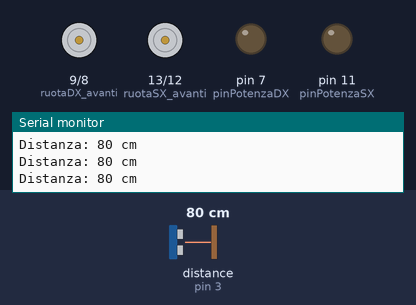
Bench run of a sketch on a simulated Arduino Uno, built with avr-gcc and run on an emulated ATmega328P. Shown: motor-driver pin pairs drawn as motors (green arrow = first pin HIGH = forward, orange = second pin HIGH = backward, longer = more drive), output pins drawn as LEDs (lit = HIGH), the last lines printed to the serial monitor. Wiring (inferred from the names in the program): ultrasonic range finder: trigger pin 4; echo pin 3. The inputs (shaded band) are chosen by the test bench; at power-on: distance to the obstacle (sensor on pin 3) 80 cm. The echo pulse lasts 58.3 µs per cm; pins used as bus, display or sensor lines are not drawn.

Above: at 1.2 s.
1.3 s: distance to the obstacle (sensor on pin 3) set to 55 cm
2.8 s: distance to the obstacle (sensor on pin 3) set to 48 cm
At 3.9 s:
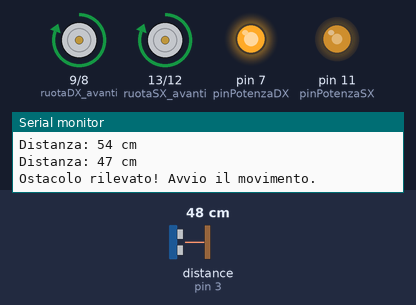
At 5.5 s:
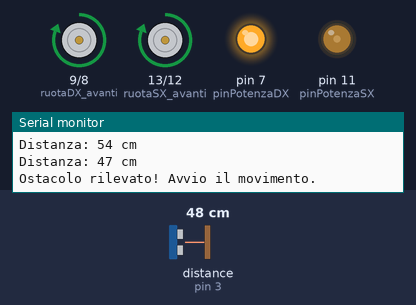
Timing chart, 0 to 11.8 s (numbered marks = the images above; inputs shaded):
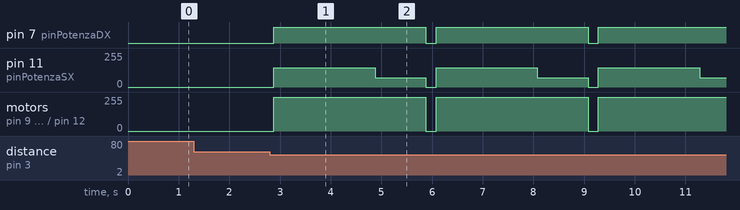

Measured:
- the behaviour switches between 52 and 51 cm on distance to the obstacle (sensor on pin 3) (found by bisection; images 0 and 1)
- after the input at 2.8 s, pin 7 (pinPotenzaDX): alternates HIGH for 3.0 s and LOW for 0.20 s, starting after 0.08 s; pin 11 (pinPotenzaSX): 0/255 → 145/255 after 0.08 s, then repeats every 3.2 s: 70/255 1.0 s, 0/255 0.20 s, 145/255 2.0 s

The sketch:

cerchio_fatto_male.ino
```cpp
#include <Servo.h>
#include <SoftwareSerial.h>
#include <Adafruit_Sensor.h>
#include <Adafruit_BNO055.h>
#include <utility/imumaths.h>

Servo myservo;
SoftwareSerial maestroSerial(19, 18); // Bluetooth HC-05 collegato su pin 19 (RX) e 18 (TX)
Adafruit_BNO055 bno = Adafruit_BNO055(55);

const int trigger = 4;
const int echo = 3;

const int ruotaSX_indietro = 12;
const int ruotaSX_avanti = 13;
const int pinPotenzaSX = 11;
const int ruotaDX_indietro = 8;
const int ruotaDX_avanti = 9;
const int pinPotenzaDX = 7;

// Qui controlli la velocità globale
const int potenza = 145; // Più basso = più lento

float Kp = 2.5;
float Ki = 0.0;
float Kd = 0.5;
float integral = 0;
float previous_error = 0;

bool programmaAvviato = false;
bool bluetoothInviato = false;
unsigned long startTime = 0;

long durata;
long distanza;

// === SETUP ===

void setup() {
  Serial.begin(9600);
  maestroSerial.begin(9600); // Bluetooth

  pinMode(trigger, OUTPUT);
  pinMode(echo, INPUT);
  digitalWrite(trigger, LOW);
  delay(50);

  pinMode(ruotaSX_indietro, OUTPUT);
  pinMode(ruotaSX_avanti, OUTPUT);
  pinMode(pinPotenzaSX, OUTPUT);
  pinMode(ruotaDX_indietro, OUTPUT);
  pinMode(ruotaDX_avanti, OUTPUT);
  pinMode(pinPotenzaDX, OUTPUT);

  fermaMotori();

  if (!bno.begin()) {
    Serial.println("Errore nel rilevare il BNO055");
    while (1);
  }

  bno.setExtCrystalUse(true);
  Serial.println("BNO055 pronto.");
  myservo.write(30);
}

// === FUNZIONI DI MOVIMENTO ===

void fermaMotori() {
  digitalWrite(ruotaSX_indietro, LOW);
  digitalWrite(ruotaSX_avanti, LOW);
  analogWrite(pinPotenzaSX, 0);
  digitalWrite(ruotaDX_indietro, LOW);
  digitalWrite(ruotaDX_avanti, LOW);
  analogWrite(pinPotenzaDX, 0);
}

void dritto(int secondi) {
  digitalWrite(ruotaSX_indietro, LOW);
  digitalWrite(ruotaSX_avanti, HIGH);
  analogWrite(pinPotenzaSX, potenza);
  digitalWrite(ruotaDX_indietro, LOW);
  digitalWrite(ruotaDX_avanti, HIGH);
  analogWrite(pinPotenzaDX, potenza);
  delay(secondi * 1000);
  fermaMotori();
}

void indietro(int secondi) {
  digitalWrite(ruotaSX_indietro, HIGH);
  digitalWrite(ruotaSX_avanti, LOW);
  analogWrite(pinPotenzaSX, potenza);
  digitalWrite(ruotaDX_indietro, HIGH);
  digitalWrite(ruotaDX_avanti, LOW);
  analogWrite(pinPotenzaDX, potenza);
  delay(secondi * 1000);
  fermaMotori();
}

// Cerchio con PWM proporzionale a potenza
void cerchio_costante_live(int scale_sx, int scale_dx) {
  int pwm_sx = map(scale_sx, 0, 255, 0, potenza);
  int pwm_dx = map(scale_dx, 0, 255, 0, potenza);

  digitalWrite(ruotaSX_indietro, LOW);
  digitalWrite(ruotaSX_avanti, HIGH);
  analogWrite(pinPotenzaSX, pwm_sx);

  digitalWrite(ruotaDX_indietro, LOW);
  digitalWrite(ruotaDX_avanti, HIGH);
  analogWrite(pinPotenzaDX, pwm_dx);
}


void rettangoloArrotondato() {
  // Durata dei segmenti dritti (in secondi)
  int tempo_dritto = 2;

  // Durata curva morbida (più lunga = curva più dolce)
  int tempo_curva = 1000; // in millisecondi

  // Valori per la curva dolce
  int pwm_sx = 70;
  int pwm_dx = 145;

  for (int i = 0; i < 4; i++) {
    // Vai dritto
    digitalWrite(ruotaSX_indietro, LOW);
    digitalWrite(ruotaSX_avanti, HIGH);
    analogWrite(pinPotenzaSX, potenza);
    digitalWrite(ruotaDX_indietro, LOW);
    digitalWrite(ruotaDX_avanti, HIGH);
    analogWrite(pinPotenzaDX, potenza);
    delay(tempo_dritto * 1000);

    // Curva morbida a sinistra (bordo arrotondato)
    digitalWrite(ruotaSX_indietro, LOW);
    digitalWrite(ruotaSX_avanti, HIGH);
    analogWrite(pinPotenzaSX, pwm_sx); // più lenta
    digitalWrite(ruotaDX_indietro, LOW);
    digitalWrite(ruotaDX_avanti, HIGH);
    analogWrite(pinPotenzaDX, pwm_dx); // più veloce
    delay(tempo_curva); // quanto durare la curva

    // Ferma per stabilità
    fermaMotori();
    delay(200);
  }
}

// === LOOP PRINCIPALE ===

void loop() {
  if (!programmaAvviato) {
    // Misura distanza
    digitalWrite(trigger, HIGH);
    delayMicroseconds(10);
    digitalWrite(trigger, LOW);
    durata = pulseIn(echo, HIGH, 300000);

    if (durata > 0) {
      distanza = durata / 29 / 2;
      Serial.print("Distanza: ");
      Serial.print(distanza);
      Serial.println(" cm");
    } else {
      distanza = -1;
      Serial.println("Nessun segnale rilevato!");
    }

    if (distanza > 0 && distanza <= 50) {
      Serial.println("Ostacolo rilevato! Avvio il movimento.");
      programmaAvviato = true;
      startTime = millis();

      // Esegui il rettangolo con bordi arrotondati
      rettangoloArrotondato();
    }
  } else {
    unsigned long elapsed = millis() - startTime;

    if (!bluetoothInviato && elapsed >= 10000) {
      maestroSerial.println("START");
      Serial.println("Comando START inviato via Bluetooth.");
      bluetoothInviato = true;
    }

    if (elapsed >= 60000) {
      fermaMotori();
      Serial.println("Fine movimento.");
      programmaAvviato = false;
      bluetoothInviato = false;
    }
  }

  delay(100);
}
```
